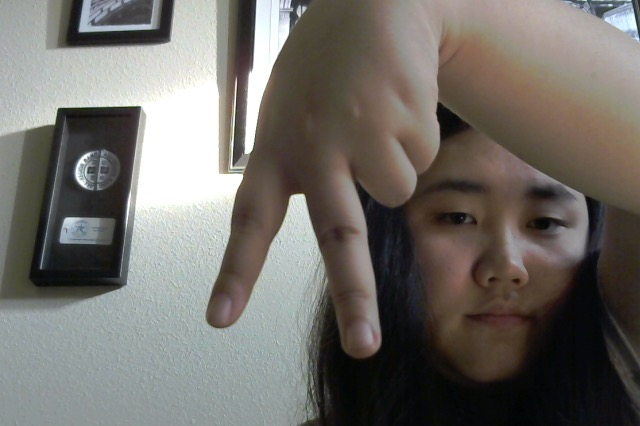
%> input picture 2-down.jpeg, 640 x 426 px
$ octave --eval "result = imgProcessing(imread('2-down.jpeg'));"   (GNU Octave 9; MATLAB toolbox functions it lacks are replaced by stand-ins)
%> lines starting %> are read from the running program, lines starting %| are printed output that depends on the picture; in (x1, y1, x2, y2) boxes, pixels count from 0 and x2, y2 are one past the last pixel; in counts of white or black regions, pixels touching at a corner belong together; the program's own positions count from 1
function [centroidX, centroidY, nickelBinaryImage, bounds, error] = imgProcessing(img)

% convert img to grayscale
originalImage = rgb2gray(img);
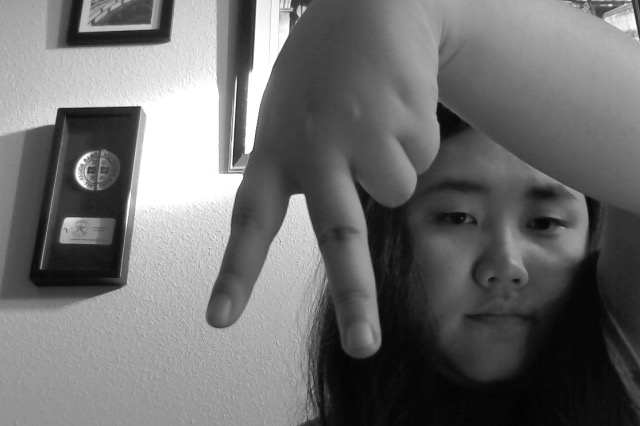
%> originalImage: size 426x640 uint8; min 1, max 255, mean 110.3
% Threshold the image to get a binary image
thresholdValue = 80;
binaryImage = originalImage > thresholdValue; % Bright objects will be chosen if you use >.
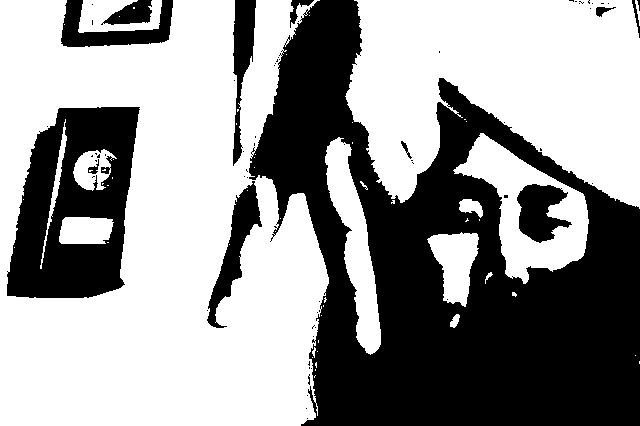
%> binaryImage: size 426x640 logical; 59.4% white; 67 black regions (55 under 20 px), largest, box (x1, y1, x2, y2) and area: (249, 0, 640, 426) 83915, (7, 107, 140, 298) 16554, (207, 181, 262, 328) 2429
% Do a "hole fill" to get rid of any background pixels or "holes" inside the blobs.
binaryImage = imfill(binaryImage, 'holes');
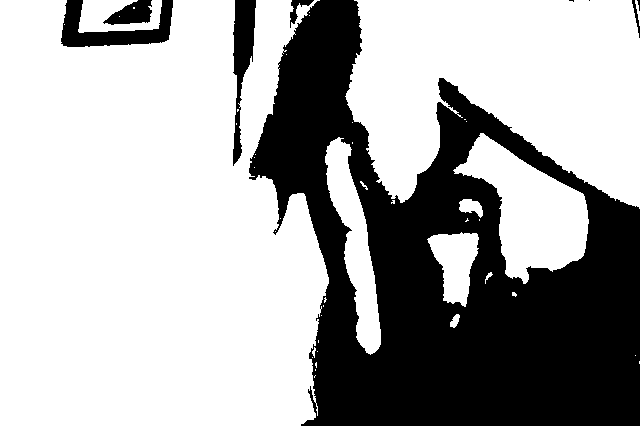
%> binaryImage: size 426x640 logical; 67.3% white; 9 black regions (3 under 20 px)


% Identify individual blobs by seeing which pixels are connected to each other.
% Each group of connected pixels will be given a label, a number, to identify it and distinguish it from the other blobs.
% Do connected components labeling with either bwlabel() or bwconncomp().
labeledImage = bwlabel(binaryImage, 8);     % Label each blob so we can make measurements of it
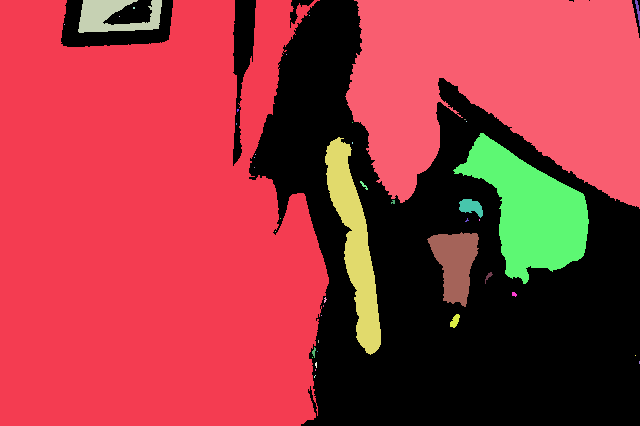
%> labeledImage: size 426x640 double; 45 distinct labels, from 0 to 44; one colour per label, 0 black

% Get all the blob properties.  Can only pass in originalImage in version R2008a and later.
blobMeasurements = regionprops(labeledImage, originalImage, 'all');
%> blobMeasurements = 44 regions; largest, box (x1, y1, x2, y2), Area, Centroid, MajorAxisLength, MinorAxisLength and Eccentricity: (0, 0, 329, 426) 119818 [149.8 230] 475.5 351.1 0.674, (345, 0, 640, 209) 44205 [503.6 83.5] 349.7 203.8 0.813, (453, 133, 589, 284) 9809 [531 211.2] 159.8 91.82 0.818
numberOfBlobs = size(blobMeasurements, 1);
%> numberOfBlobs = 44

% bwboundaries() returns a cell array, where each cell contains the row/column coordinates for an object in the image.
boundaries = bwboundaries(binaryImage);
%> boundaries = 44 boundaries; largest, box (x1, y1, x2, y2) and points: (0, 0, 329, 426) 2223, (345, 0, 640, 209) 1179, (325, 137, 381, 355) 465, (453, 133, 589, 284) 446, (78, 0, 162, 33) 312

blobECD = zeros(1, numberOfBlobs);
% Print header line in the command window.
%fprintf(1,'Blob #      Mean Intensity  Area   Perimeter    Centroid       Diameter\n');
% Loop over all blobs printing their measurements to the command window.
for k = 1 : numberOfBlobs           % Loop through all blobs.
    % Find the mean of each blob.  (R2008a has a better way where you can pass the original image
    % directly into regionprops.  The way below works for all versions including earlier versions.)
    thisBlobsPixels = blobMeasurements(k).PixelIdxList;  % Get list of pixels in current blob.
    meanGL = mean(originalImage(thisBlobsPixels)); % Find mean intensity (in original image!)
    meanGL2008a = blobMeasurements(k).MeanIntensity; % Mean again, but only for version >= R2008a

    blobArea = blobMeasurements(k).Area;		% Get area.
    blobPerimeter = blobMeasurements(k).Perimeter;		% Get perimeter.
    blobCentroid = blobMeasurements(k).Centroid;		% Get centroid one at a time
    blobECD(k) = sqrt(4 * blobArea / pi);					% Compute ECD - Equivalent Circular Diameter.
    %fprintf(1,'#%2d %17.1f %11.1f %8.1f %8.1f %8.1f % 8.1f\n', k, meanGL, blobArea, blobPerimeter, blobCentroid, blobECD(k));
end
%> this loop made 44 passes
%> (meanGL, meanGL2008a, blobArea, blobPerimeter, blobCentroid) on passes 1, 3, 16, 26, 27, 30, 32, 33, 34, 35, 40, 42: (155.1, 155.1, 119818, 2291.5, [149.8 230]), (145, 145, 1722, 323.7, [114.8 16.85]), (86.09, 86.09, 23, 21.25, [314.6 352.7]), (118.1, 118.1, 4991, 494.2, [355.3 244.5]), (128.4, 128.4, 44205, 1249.6, [503.6 83.49]), (82.42, 82.42, 24, 23.81, [364.5 185.9]), (94.79, 94.79, 2360, 226.6, [456 263.6]), (82.85, 82.85, 86, 35.59, [455.6 321.6]), (97.52, 97.52, 9809, 489.7, [531 211.2]), (85.35, 85.35, 282, 73.12, [471.6 207.5]), (83.88, 83.88, 33, 28.38, [489.1 277.1]), (92.29, 92.29, 56, 51.6, [638.5 11.41])
%> after the loop, blobECD = 44 values, max 390.6 at index 1, min 1.13 at index 2, mean 23.48
allBlobCentroids = [blobMeasurements.Centroid];
%> allBlobCentroids = 88 values, max 640 at index 87, min 8.5 at index 10, mean 278.1
centroidsX = allBlobCentroids(1:2:end-1);
%> centroidsX = 44 values, max 640 at index 44, min 65 at index 2, mean 352.5
centroidsY = allBlobCentroids(2:2:end);
%> centroidsY = 44 values, max 377 at index 18, min 8.5 at index 5, mean 203.7
allBlobAreas = [blobMeasurements.Area];
%> allBlobAreas = 44 values, max 119818 at index 1, min 1 at index 2, mean 4170.7
% Now let's get the nickels (the larger coin type).
keeperIndices = find(allBlobAreas > 10000);  % Take the larger objects.
%> keeperIndices = [1 27]

if isempty(keeperIndices)
    error = 1;
    bounds = 0;
    centroidX = 0;
    centroidY = 0;
    nickelBinaryImage = originalImage;
else
    error = 0;
    % Note how we use ismember to select the blobs that meet our criteria.
    nickelBinaryImage = ismember(labeledImage, keeperIndices);
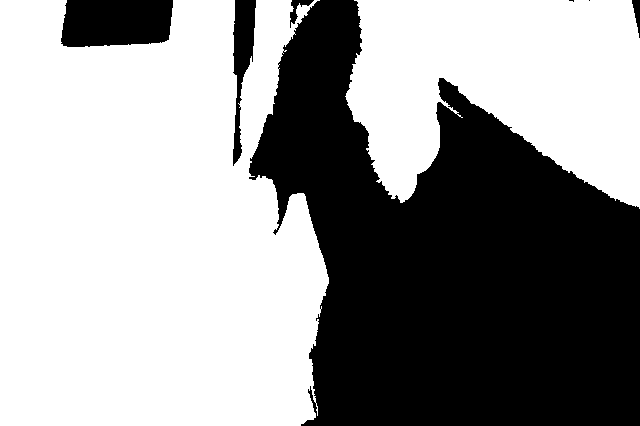
%> nickelBinaryImage: size 426x640 logical; 60.2% white; 7 black regions (2 under 20 px), largest, box (x1, y1, x2, y2) and area: (249, 0, 640, 426) 101538, (61, 0, 173, 47) 4811, (233, 0, 256, 166) 1891, (290, 0, 314, 28) 206, (632, 0, 640, 38) 164
    bounds  = boundaries(keeperIndices);
%> bounds = 2 items
    bounds = bounds{1,1};
%> bounds = 2223 rows, first 12: [1 1; 1 2; 1 3; 1 4; 1 5; 1 6; 1 7; 1 8; 1 9; 1 10; 1 11; 1 12]


    centroidX = centroidsX(keeperIndices);
%> centroidX = [149.8 503.6]
    centroidY = centroidsY(keeperIndices);
%> centroidY = [230 83.49]
%> `result = imgProcessing(imread('2-down.jpeg'));`: result = [149.8 503.6]
end

$ run again, on 3-down.jpeg
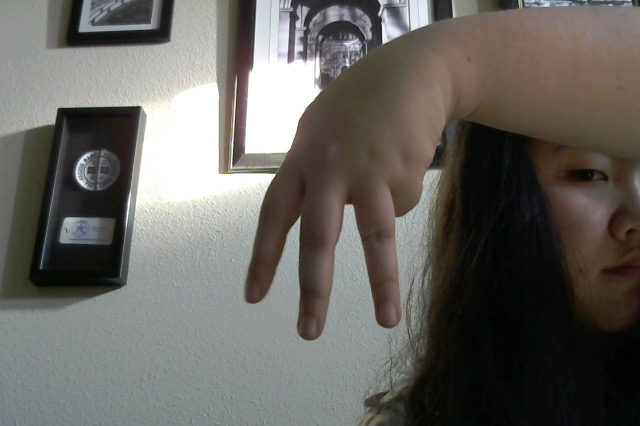
%> input picture 3-down.jpeg, 640 x 426 px
%> in imgProcessing, `labeledImage = bwlabel(binaryImage, 8);`:
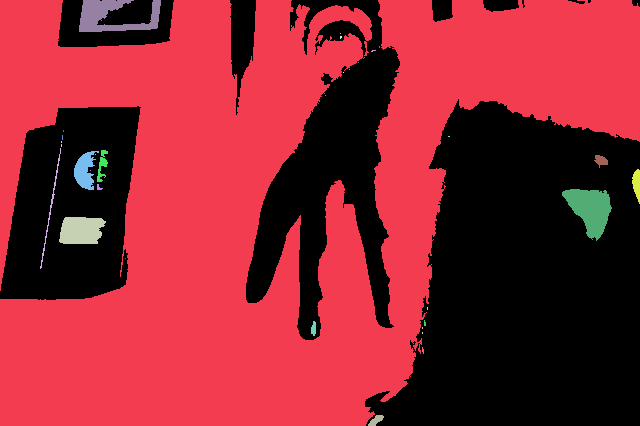
%> labeledImage: size 426x640 double; 34 distinct labels, from 0 to 33; one colour per label, 0 black
%> blobMeasurements = 33 regions; largest, box (x1, y1, x2, y2), Area, Centroid, MajorAxisLength, MinorAxisLength and Eccentricity: (0, 0, 640, 426) 155226 [270.1 201.1] 703 461.8 0.754, (562, 189, 612, 241) 1517 [590.9 209.7] 56.31 39.1 0.72, (79, 0, 161, 32) 1463 [113.2 16.9] 98.69 39.98 0.914
%> numberOfBlobs = 33
%> boundaries = 33 boundaries; largest, box (x1, y1, x2, y2) and points: (0, 0, 640, 426) 5033, (79, 0, 161, 32) 319, (40, 148, 61, 269) 241, (562, 189, 612, 241) 157, (59, 217, 106, 244) 130
%> the loop in imgProcessing, `for k = 1 : numberOfBlobs` made 33 passes
%> (meanGL, meanGL2008a, blobArea, blobPerimeter, blobCentroid) on passes 1, 2, 3, 8, 9, 12, 13, 15: (148.4, 148.4, 155226, 5263.4, [270.1 201.1]), (98.63, 98.63, 173, 245.6, [51.33 208.9]), (121.5, 121.5, 1068, 134.7, [81.73 231.1]), (143.6, 143.6, 555, 139.1, [85.39 171.4]), (130.6, 130.6, 1463, 327.6, [113.2 16.86]), (96.96, 96.96, 162, 101.5, [102.7 165.9]), (99.2, 99.2, 20, 17.3, [99.55 188.2]), (86.41, 86.41, 58, 31.24, [314.3 329.3])
%> after the loop in imgProcessing, `for k = 1 : numberOfBlobs`: blobECD = 33 values, max 444.6 at index 1, min 1.13 at index 10, mean 21.63
%> allBlobCentroids = 66 values, max 637.4 at index 65, min 16.86 at index 18, mean 229.8
%> centroidsX = 33 values, max 637.4 at index 33, min 51.33 at index 2, mean 281.1
%> centroidsY = 33 values, max 420.9 at index 22, min 16.86 at index 9, mean 178.4
%> allBlobAreas = 33 values, max 155226 at index 1, min 1 at index 10, mean 4869.6
%> keeperIndices = 1
%> in imgProcessing, `nickelBinaryImage = ismember(labeledImage, keeperIndices);`:
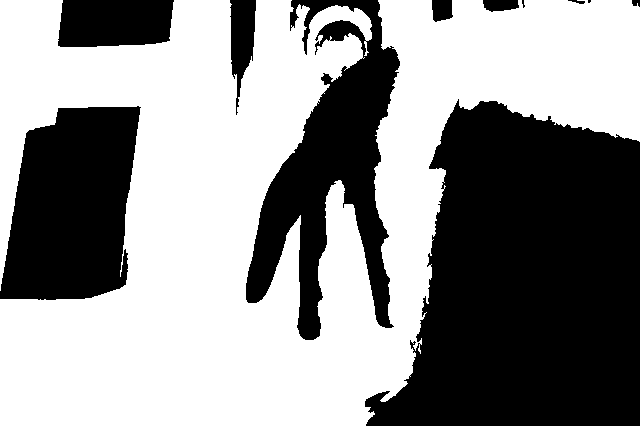
%> nickelBinaryImage: size 426x640 logical; 56.9% white; 11 black regions (2 under 20 px), largest, box (x1, y1, x2, y2) and area: (365, 99, 640, 426) 66429, (246, 0, 400, 340) 22122, (0, 106, 141, 300) 21219
%> bounds = 1 item
%> centroidX = 270.1
%> centroidY = 201.1
%> result = 270.1

$ run again, on 4-down.jpeg
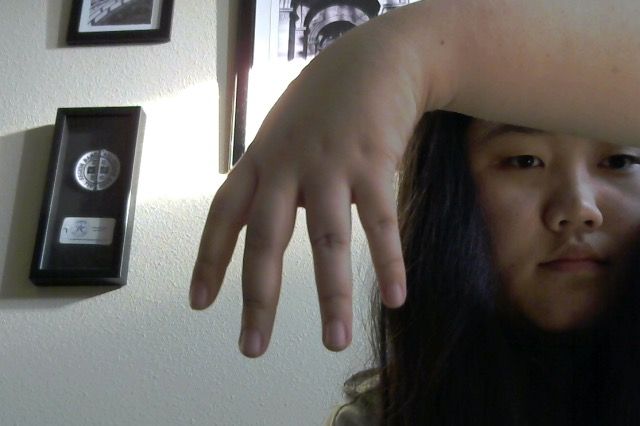
%> input picture 4-down.jpeg, 640 x 426 px
%> in imgProcessing, `labeledImage = bwlabel(binaryImage, 8);`:
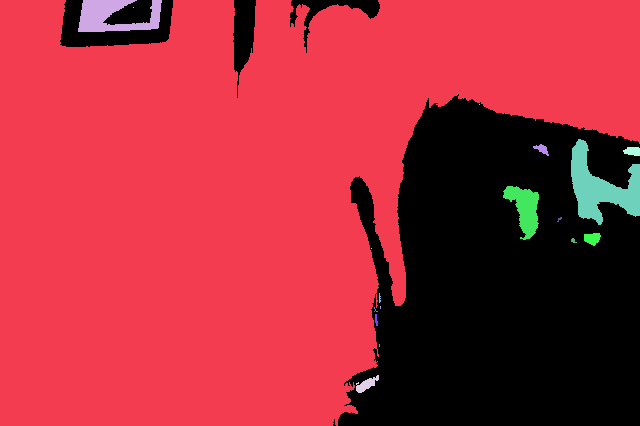
%> labeledImage: size 426x640 double; 19 distinct labels, from 0 to 18; one colour per label, 0 black
%> blobMeasurements = 18 regions; largest, box (x1, y1, x2, y2), Area, Centroid, MajorAxisLength, MinorAxisLength and Eccentricity: (0, 0, 640, 426) 185871 [246.2 193.2] 691 422.7 0.791, (571, 139, 640, 225) 2767 [601.9 188.2] 93.31 64.87 0.719, (78, 0, 162, 32) 1660 [114.1 16.8] 98.15 39.32 0.916
%> numberOfBlobs = 18
%> boundaries = 18 boundaries; largest, box (x1, y1, x2, y2) and points: (0, 0, 640, 426) 2963, (571, 139, 640, 225) 332, (78, 0, 162, 32) 310, (503, 186, 539, 240) 156, (356, 375, 379, 393) 68
%> the loop in imgProcessing, `for k = 1 : numberOfBlobs` made 18 passes
%> (meanGL, meanGL2008a, blobArea, blobPerimeter, blobCentroid) on passes 1, 2, 4, 7, 12, 13, 15, 17: (133, 133, 185871, 3047.2, [246.2 193.2]), (141.6, 141.6, 1660, 316.3, [114.1 16.82]), (98.07, 98.07, 192, 74.65, [367.1 385]), (93.12, 93.12, 26, 23.64, [376.8 320.7]), (86.24, 86.24, 1050, 176.5, [525.4 209.2]), (82.01, 82.01, 90, 41.78, [542.5 149.7]), (105.8, 105.8, 2767, 350.4, [601.9 188.2]), (88.86, 88.86, 159, 45.87, [592.9 239.1])
%> after the loop in imgProcessing, `for k = 1 : numberOfBlobs`: blobECD = 18 values, max 486.5 at index 1, min 1.13 at index 3, mean 39.47
%> allBlobCentroids = 36 values, max 633.1 at index 35, min 8 at index 6, mean 321.6
%> centroidsX = 18 values, max 633.1 at index 18, min 114.1 at index 2, mean 424.3
%> centroidsY = 18 values, max 385 at index 4, min 8 at index 3, mean 218.9
%> allBlobAreas = 18 values, max 185871 at index 1, min 1 at index 3, mean 10666.6
%> keeperIndices = 1
%> in imgProcessing, `nickelBinaryImage = ismember(labeledImage, keeperIndices);`:
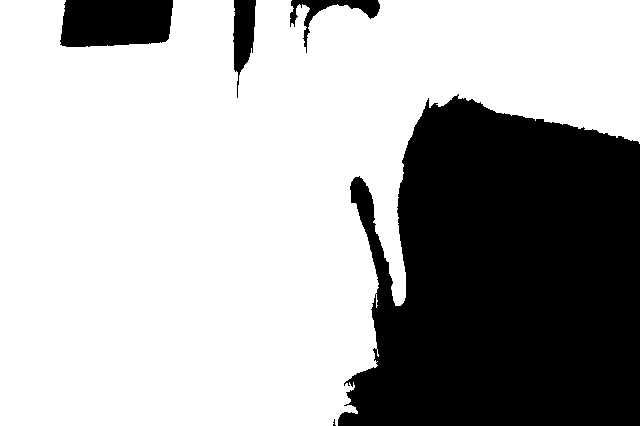
%> nickelBinaryImage: size 426x640 logical; 68.2% white; 5 black regions (1 under 20 px), largest, box (x1, y1, x2, y2) and area: (338, 94, 640, 426) 79500, (60, 0, 173, 47) 4860, (233, 0, 256, 98) 1339, (290, 0, 380, 53) 1059
%> in imgProcessing, `bounds  = boundaries(keeperIndices);`: bounds = 1 item
%> in imgProcessing, `bounds = bounds{1,1};`: bounds = 2963 rows, first 12: [1 1; 1 2; 1 3; 1 4; 1 5; 1 6; 1 7; 1 8; 1 9; 1 10; 1 11; 1 12]
%> centroidX = 246.2
%> centroidY = 193.2
%> result = 246.2

$ run again, on 2-up.jpeg
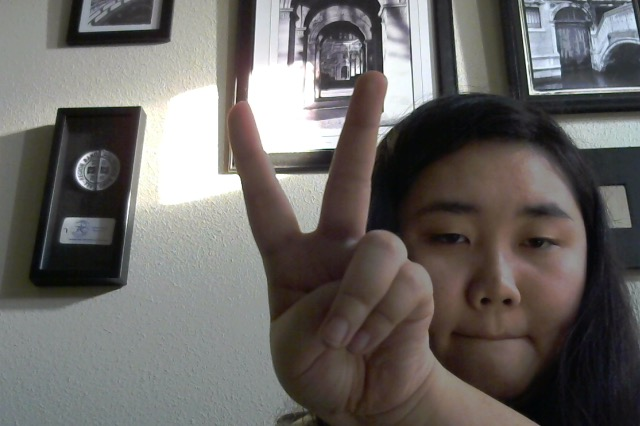
%> input picture 2-up.jpeg, 640 x 426 px
%> in imgProcessing, `labeledImage = bwlabel(binaryImage, 8);`:
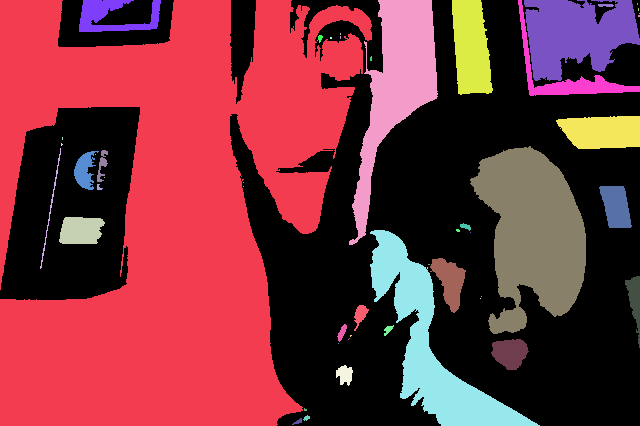
%> labeledImage: size 426x640 double; 51 distinct labels, from 0 to 50; one colour per label, 0 black
%> blobMeasurements = 50 regions; largest, box (x1, y1, x2, y2), Area, Centroid, MajorAxisLength, MinorAxisLength and Eccentricity: (0, 0, 372, 426) 99488 [171.1 214.3] 529.8 357.8 0.737, (470, 146, 586, 334) 13765 [533.2 233.6] 188.6 104.7 0.832, (370, 230, 540, 426) 9170 [431.3 346.3] 268.6 77.27 0.958
%> numberOfBlobs = 50
%> boundaries = 50 boundaries; largest, box (x1, y1, x2, y2) and points: (0, 0, 372, 426) 3317, (370, 230, 540, 426) 741, (349, 0, 438, 245) 655, (470, 146, 586, 334) 591, (524, 0, 640, 81) 554
%> the loop in imgProcessing, `for k = 1 : numberOfBlobs` made 50 passes
%> (meanGL, meanGL2008a, blobArea, blobPerimeter, blobCentroid) on passes 1, 2, 3, 6, 7, 9, 10, 14: (163.5, 163.5, 99488, 3426.4, [171.1 214.3]), (98.13, 98.13, 166, 245, [51.31 209.1]), (119.4, 119.4, 1050, 130.7, [81.46 231.1]), (143.9, 143.9, 537, 151.7, [85.25 171.2]), (129.5, 129.5, 1424, 340.2, [113.2 16.77]), (95.89, 95.89, 157, 99.5, [102.7 165.7]), (95.38, 95.38, 21, 18.62, [99.57 188]), (93.91, 93.91, 32, 23.88, [298.7 422.3])
%> after the loop in imgProcessing, `for k = 1 : numberOfBlobs`: blobECD = 50 values, max 355.9 at index 1, min 1.13 at index 8, mean 27
%> allBlobCentroids = 100 values, max 640 at index 99, min 4.5 at index 94, mean 280.8
%> centroidsX = 50 values, max 640 at index 50, min 51.31 at index 2, mean 367.2
%> centroidsY = 50 values, max 422.3 at index 14, min 4.5 at index 47, mean 194.4
%> allBlobAreas = 50 values, max 99488 at index 1, min 1 at index 8, mean 3040.7
%> keeperIndices = [1 36]
%> in imgProcessing, `nickelBinaryImage = ismember(labeledImage, keeperIndices);`:
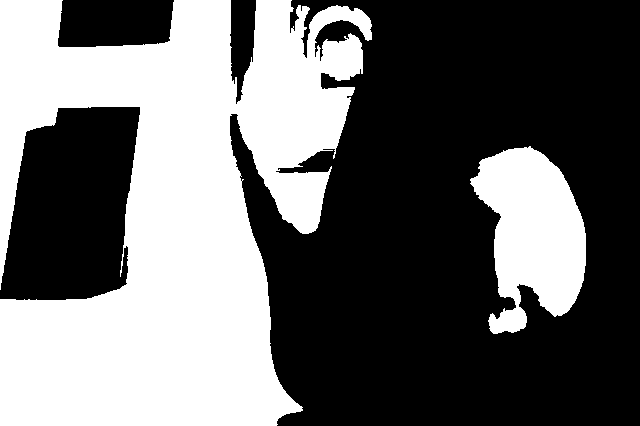
%> nickelBinaryImage: size 426x640 logical; 41.5% white; 2 white regions, box (x1, y1, x2, y2) and area: (0, 0, 372, 426) 99488, (470, 146, 586, 334) 13765
%> bounds = 2 items
%> centroidX = [171.1 533.2]
%> centroidY = [214.3 233.6]
%> result = [171.1 533.2]
